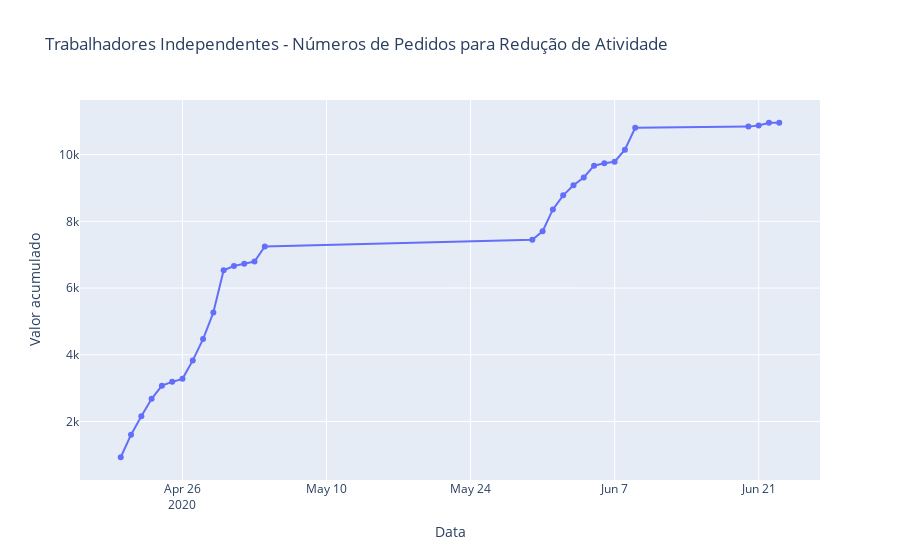

Source (notebook cell):
### Code cell
# Trabalhadores Independentes - Redução Atividade 
df=red_byday[['DATA','TI_Reducao']]
df['TI_Reducao'] = df['TI_Reducao'].cumsum()
df.set_index('DATA',inplace=True)
df.dropna(inplace=True)
fig = go.Figure()
for col in df.columns:
    fig.add_trace(go.Scatter(x=df.index, y=df[col].values,
                             name = col,
                             mode = 'markers+lines',
                             line=dict(shape='linear'),
                             connectgaps=True
                             )
                 )
fig.update_layout(
title='Trabalhadores Independentes - Números de Pedidos para Redução de Atividade', xaxis_title="Data", yaxis_title="Valor acumulado")
fig.show()

### Figure 1 — Plotly figure (JSON) as saved in the notebook; plotly's stock layout.template omitted (floating-point values rounded to 4 significant figures)
{"data": [{"connectgaps": true, "line": {"shape": "linear"}, "mode": "markers+lines", "name": "TI_Reducao", "type": "scatter", "x": ["2020-04-20", "2020-04-21", "2020-04-22", "2020-04-23", "2020-04-24", "2020-04-25", "2020-04-26", "2020-04-27", "2020-04-28", "2020-04-29", "2020-04-30", "2020-05-01", "2020-05-02", "2020-05-03", "2020-05-04", "2020-05-30", "2020-05-31", "2020-06-01", "2020-06-02", "2020-06-03", "2020-06-04", "2020-06-05", "2020-06-06", "2020-06-07", "2020-06-08", "2020-06-09", "2020-06-20", "2020-06-21", "2020-06-22", "2020-06-23"], "y": [929, 1605, 2161, 2682, 3074, 3189, 3279, 3832, 4471, 5266, 6534, 6659, 6727, 6796, 7246, 7449, 7701, 8356, 8778, 9079, 9313, 9668, 9739, 9786, 10146, 10805, 10838, 10871, 10953, 10954]}], "layout": {"title": {"text": "Trabalhadores Independentes - Números de Pedidos para Redução de Atividade"}, "xaxis": {"title": {"text": "Data"}}, "yaxis": {"title": {"text": "Valor acumulado"}}}}
